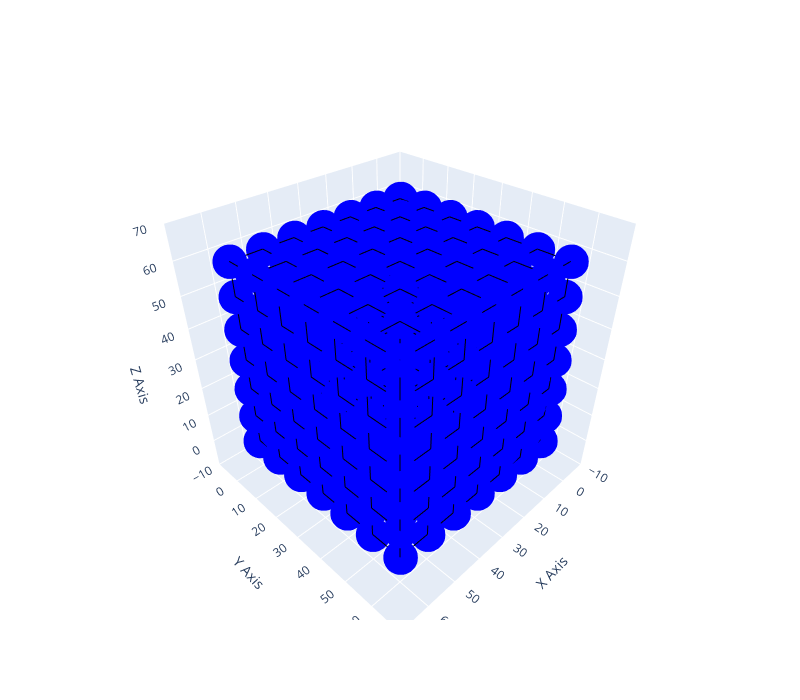

The notebook cell saved with this chart:
### Code cell
import networkx as nx
import plotly.graph_objects as go

# Create the directed graph
G = nx.DiGraph()

# Set node grid dimensions
length, width, depth = 7, 7, 7
spacing_factor = 10  # Adjust this factor for more spacing between nodes

# Add nodes and edges to the graph
for i in range(length):
    for j in range(width):
        for k in range(depth):
            new_edge = (i * spacing_factor, j * spacing_factor, k * spacing_factor)
            G.add_node(new_edge)

            # Connect horizontally
            if (i + 1 < length):
                G.add_edge(new_edge, ((i + 1) * spacing_factor, j * spacing_factor, k * spacing_factor))
                # G.add_edge(((i + 1) * spacing_factor, j * spacing_factor, k * spacing_factor), new_edge)

            # Connect vertically
            if (j + 1 < width):
                G.add_edge(((i) * spacing_factor, (j + 1) * spacing_factor, k * spacing_factor), new_edge)
                # G.add_edge((i * spacing_factor, (j+1) * spacing_factor, k * spacing_factor), new_edge)

            # Connect depth-wise
            if (k + 1 < depth):
                G.add_edge(((i) * spacing_factor, j * spacing_factor, (k + 1) * spacing_factor), new_edge)
                # G.add_edge((i * spacing_factor, j * spacing_factor, (k+1) * spacing_factor), new_edge)

edge_x = []
edge_y = []
edge_z = []
edge_text = []

edge_label_x = []
edge_label_y = []
edge_label_z = []
edge_label_text = [] 

for edge in G.edges():
    x0, y0, z0 = edge[0]
    x1, y1, z1 = edge[1]
    
    # Coordinates for edges
    edge_x.append(x0)
    edge_x.append(x1)
    edge_x.append(None)
    edge_y.append(y0)
    edge_y.append(y1)
    edge_y.append(None)
    edge_z.append(z0)
    edge_z.append(z1)
    edge_z.append(None)

    # Add custom hover text for this edge
    # edge_text.append(f"Edge between {edge[0]} and {edge[1]}")

    # Compute the midpoint of the edge for displaying the label
    mid_x = (x0 + x1) / 2
    mid_y = (y0 + y1) / 2
    mid_z = (z0 + z1) / 2
    
    # Offset the z-coordinate for the label to position it slightly above the edge
    offset = 0.05  # Adjust this value for more or less offset
    edge_label_x.append(mid_x + offset)
    edge_label_y.append(mid_y + offset)
    edge_label_z.append(mid_z + offset)

    # Add the edge label text (e.g., "Edge (0,0,0) - (1,0,0)")
    edge_label_text.append(f"to {edge[0]}")

node_x = []
node_y = []
node_z = []
for node in G.nodes():
    x, y, z = node
    node_x.append(x)
    node_y.append(y)
    node_z.append(z)

edge_trace = go.Scatter3d(
    x=edge_x, y=edge_y, z=edge_z,
    mode='lines',
    line=dict(color='black', width=2),
    # hoverinfo='text',  # Display custom text on hover
    # text=edge_text  # Custom hover text for each edge
)

node_trace = go.Scatter3d(
    x=node_x, y=node_y, z=node_z,
    mode='markers',
    marker=dict(size=12, color='blue'),
    # hoverinfo='text',
    # text=[f"Node {node}" for node in G.nodes()]
)

# Create a trace for edge labels at the midpoint
edge_label_trace = go.Scatter3d(
    x=edge_label_x, y=edge_label_y, z=edge_label_z,
    mode='text',
    # text=edge_label_text,  # Display edge labels explicitly
    hoverinfo='none',  # Disable hover since we are explicitly displaying text
    textposition='middle center',
    showlegend=False
)

fig = go.Figure(data=[edge_trace, node_trace, edge_label_trace])

fig.update_layout(
    scene=dict(
        xaxis=dict(title='X Axis', range=[-10, length * spacing_factor]),
        yaxis=dict(title='Y Axis', range=[-10, width * spacing_factor]),
        zaxis=dict(title='Z Axis', range=[-10, depth * spacing_factor]),
    ),
    width=800,  
    height=700,
    showlegend=False
)

fig.show()

### Figure 1 — Plotly figure (JSON) as saved in the notebook; plotly's stock layout.template omitted (floating-point values rounded to 4 significant figures; data arrays with more than 128 entries replaced by an {"elided": "..."} marker saying what was removed)
{"data": [{"line": {"color": "black", "width": 2}, "mode": "lines", "type": "scatter3d", "x": {"elided": "2646 int values"}, "y": {"elided": "2646 int values"}, "z": {"elided": "2646 int values"}}, {"marker": {"color": "blue", "size": 12}, "mode": "markers", "type": "scatter3d", "x": {"elided": "343 int values"}, "y": {"elided": "343 int values"}, "z": {"elided": "343 int values"}}, {"hoverinfo": "none", "mode": "text", "showlegend": false, "textposition": "middle center", "type": "scatter3d", "x": {"elided": "882 float values"}, "y": {"elided": "882 float values"}, "z": {"elided": "882 float values"}}], "layout": {"height": 700, "scene": {"xaxis": {"range": [-10, 70], "title": {"text": "X Axis"}}, "yaxis": {"range": [-10, 70], "title": {"text": "Y Axis"}}, "zaxis": {"range": [-10, 70], "title": {"text": "Z Axis"}}}, "showlegend": false, "width": 800}}
